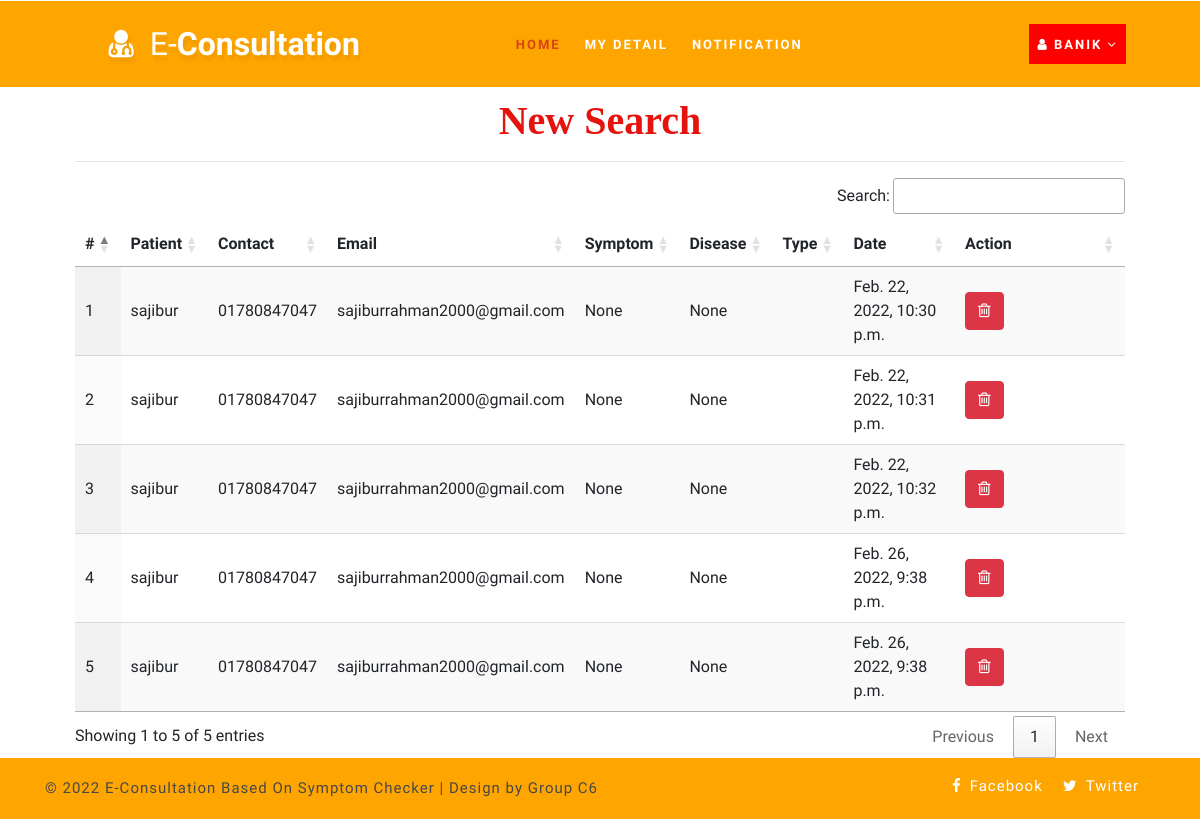
/notification (signed in), run on the app's committed database.
### health/models.py (models this page shows, shortened)
class Searched_Patient(models.Model):
    doctor = models.ForeignKey(Doctor, on_delete=models.CASCADE, null=True)
    user = models.ForeignKey(Patient, on_delete=models.CASCADE, null=True)
    disease = models.CharField(max_length=100, null=True)
    symptom = models.CharField(max_length=1000,null=True)
    type = models.ForeignKey(Type, on_delete=models.CASCADE, null=True)
    date1 = models.DateTimeField(null=True)

class Patient(models.Model):
    user = models.ForeignKey(User, on_delete=models.CASCADE, null=True)
    contact = models.CharField(max_length=100, null=True)
    address = models.CharField(max_length=100, null=True)
    dob = models.DateField(null=True)
    image = models.FileField(null=True)

### health/views.py (the view)
# urls.py: path('notification', View_My_Notification,name="notification"),
def View_My_Notification(request):
    terror = ""
    user = User.objects.get(id=request.user.id)
    error = ""
    try:
        sign = Patient.objects.get(user=user)
        error = "pat"
    except:
        sign = Doctor.objects.get(user=user)
    search = Searched_Patient.objects.filter(doctor=sign)
    d = {'error': error,'pro':search}
    return render(request,'notification.html',d)

### health/templates/notification.html
{% extends 'index.html' %}
{% load static %}
{% block body %}
<div class="container-fluid" style="width:90%;margin-top:8%">
                    <div class="container-fluid">
                        <h1 align="center" style="font-weight:bold;font-family : 'Monotype Corsiva' ; color : #E6120E ;margin-top:4%">New Search</h1>
                         </div><hr>
                                <table id="example" class="display" style="width:100%">
                                  <thead>
                                    <tr>
                                      <th># </th>
                                      <th>Patient</th>
                                      <th>Contact</th>
                                      <th>Email</th>
                                      <th>Symptom</th>
                                      <th>Disease</th>
                                      <th>Type</th>
                                      <th>Date</th>
                                      <th>Action</th>
                                  </tr>
                              </thead>
                              <tbody>
                              {% for i in pro %}
                                <tr>
                                  <td>{{forloop.counter}}</td>
                                  <td>{{i.user.user.first_name}}</td>
                                  <td>{{i.user.contact}}</td>
                                  <td>{{i.user.user.email}}</td>
                                  <td>{{i.symptom}}</td>
                                  <td>{{i.disease}}</td>
                                  <td>{{i.type.name}}</td>
                                  <td>{{i.date1}}</td>
                                  <td style="width:150px">
                                      <a href="{% url 'delete_notification' i.id %}" ><button class="btn btn-danger" onclick="return confirm('Are you sure?')"><i class="fa fa-trash-o"></i></button></a></td>
                              </tr>
                              {% endfor %}
                          </tbody>
                      </table>
                  </div>
{% endblock %}

### health/templates/index.html (shortened to what this page needs)
<!DOCTYPE html>
{% load static %}
<html>
<head>
	<link rel="stylesheet" href="{% static 'css/bootstrap.css' %}">
	<link href="{% static 'css/css_slider.css' %}" type="text/css" rel="stylesheet" media="all">
	<link rel="stylesheet" href="{% static 'css/style.css' %}" type="text/css" media="all" />
	<link href="{% static 'css/font-awesome.min.css' %}" rel="stylesheet">
<link rel='stylesheet' type='text/css' href="https://cdn.datatables.net/1.10.21/css/jquery.dataTables.min.css">
<link rel='stylesheet' type='text/css' href="https://cdn.datatables.net/buttons/1.6.2/css/buttons.dataTables.min.css">
</head>
<body>
<div class="main-top" style="background:Orange">
	<div class="container-fluid">
		<div class="header d-md-flex justify-content-between align-items-center py-3">
			<div id="logo" style="margin-left:8%">
				<h1>
					<a href="{% url 'home' %}">
						<span class="fa fa-user-md mr-2"></span>
						<span class="logo-sp">E-</span>Consultation
					</a>
				</h1>
			</div>
			{% if request.user.is_staff %}
			<div class="nav_w3ls" style="margin-right:4%">
				<nav>
					<label for="drop1" class="toggle">Menu</label>
					<input type="checkbox" id="drop1" />
					<ul class="menu" style="padding:15px;width:100%">
						<li class="mx-lg-4 mx-md-3 my-md-0 my-2"><a href="{% url 'admin_home' %}" class="active">Home</a></li>
						<li>
							<label for="drop-2" class="toggle toogle-2"> <span class="fa fa-angle-down" aria-hidden="true"></span>
							</label>
							<a href="#"> Doctor <span class="fa fa-angle-down" aria-hidden="true"></span></a>
							<ul style="margin-top:2%;width:40%;margin-right:0%">
								<li style="width:100%;"><a href="{% url 'add_doctor' %}" class="drop-text">Add Doctor</a></li>
								<li style="width:100%;"><a href="{% url 'view_doctor' %}" class="drop-text">View Doctor</a></li>
							</ul>
						</li>
						<li class="mx-lg-4 mx-md-3 my-md-0 my-2">
							<label for="drop-2" class="toggle toogle-2"> <span class="fa fa-angle-down" aria-hidden="true"></span>
							</label>
							<a href="#"> Disease <span class="fa fa-angle-down" aria-hidden="true"></span></a>
							<ul style="margin-top:2%;width:40%;margin-right:4%">
								<li style="width:100%;"><a href="{% url 'add_disease' %}" class="drop-text">Add Disease</a></li>
								<li style="width:100%;"><a href="{% url 'view_disease' %}" class="drop-text">View Disease</a></li>
							</ul>
						</li>
						<li><a href="{% url 'view_patient' %}">View Patient</a></li>
						<li class="mx-lg-4 mx-md-3 my-md-0 my-2"><a href="{% url 'view_feedback' %}">View Feedback</a></li>
						<li><a href="{% url 'view_notify' %}"><i class="fa fa-bell"></i> </a></li>
					</ul>
				</nav>
			</div>
			<div class="nav_w3ls" style="margin-right:3%">
				<nav>
					<label for="drop2" class="toggle">Menu</label>
					<input type="checkbox" id="drop2" />
					<ul class="menu">
						<li class="mx-lg-4 mx-md-3 my-md-0 my-2" style="background:red;padding:8px">
							<label for="drop-2" class="toggle toogle-2"> <span class="fa fa-angle-down" aria-hidden="true"></span>
							</label>
							<a href="#"><i class="fa fa-user"></i> {{request.user.username}} <span class="fa fa-angle-down" aria-hidden="true"></span></a>
							<ul style="margin-top:10%;width:80%;margin-right:5%">
								<li style="width:100%;"><a href="{% url 'change_password' %}" class="drop-text">Password</a></li>
								<li style="width:100%;"><a href="{% url 'logout' %}" class="drop-text">Logout</a></li>
							</ul>
						</li>
					</ul>
				</nav>
			</div>
			{% else %}
			{% if request.user.is_authenticated %}
			{% ifequal error "pat" %}
			<div class="nav_w3ls" style="margin-left:5%;font-weight:bold">
				<nav>
					<label for="drop3" class="toggle">Menu</label>
					<input type="checkbox" id="drop3" />
					<ul class="menu" style="padding:15px;width:100%">
						<li><a href="{% url 'patient_home' %}" class="active">Home</a></li>
						<li class="mx-lg-4 mx-md-3 my-md-0 my-2"><a href="{% url 'search_doctor' %}">Search Doctor</a></li>
						<li><a href="{% url 'predict_disease' '0' %}">Symptom checker</a></li>
						<li class="mx-lg-4 mx-md-3 my-md-0 my-2"><a href="{% url 'profile_doctor' %}">My Detail</a></li>
						<li><a href="{% url 'sent_feedback' %}">Feedback</a></li>
					</ul>
				</nav>
			</div>
			<div class="nav_w3ls" style="margin-right:3%">
				<nav>
					<label for="drop4" class="toggle">Menu</label>
					<input type="checkbox" id="drop4" />
					<ul class="menu">
						<li class="mx-lg-4 mx-md-3 my-md-0 my-2" style="background:red;padding:8px">
							<label for="drop-3" class="toggle toogle-3"> <span class="fa fa-angle-down" aria-hidden="true"></span>
							</label>
							<a href="#"><i class="fa fa-sign-in"></i> Hello,{{request.user.username}} <span class="fa fa-angle-down" aria-hidden="true"></span></a>
							<ul style="margin-top:8%;width:80%;margin-right:5%">
								<li style="width:100%;"><a href="{% url 'change_password' %}" class="drop-text"> Password</a></li>
								<li style="width:100%;"><a href="{% url 'logout' %}" class="drop-text"> Logout</a></li>
							</ul>
						</li>
					</ul>
				</nav>
			</div>
			{% else %}
			<div class="nav_w3ls" style="margin-right:4%">
				<nav>
					<ul class="menu" style="padding:15px;width:100%">
						<li><a href="{% url 'doctor_home' %}" class="active">Home</a></li>
						<li class="mx-lg-4 mx-md-3 my-md-0 my-2">
							<a href="{% url 'profile_doctor' %}">My Detail</a></li>
							<li><a href="{% url 'notification' %}">Notification</a></li>
						</ul>
					</nav>
				</div>
				<div class="nav_w3ls" style="margin-right:3%">
					<nav>
						<ul class="menu">
							<li class="mx-lg-4 mx-md-3 my-md-0 my-2" style="background:red;padding:8px">
								<a href="#"><i class="fa fa-user"></i> {{request.user.username}} <span class="fa fa-angle-down" aria-hidden="true"></span></a>
							</li>
						</ul>
					</nav>
				</div>
				{% endifequal %}
					{% endif %}
					{% endif %}
				</div>
			</div>
		</div>
		{% block body %}
		{% endblock %}
	<div class="copy-w3pvt" style="background:orange">
		<div class="container py-3">
			<div style="color:black" class="row">
				<div class="col-lg-7 w3ls_footer_grid1_left text-lg-left text-center">
					<p >&copy; 2022 E-Consultation Based On Symptom Checker | Design by Group C6 </p>
			</div>
			<div class="col-lg-5 w3ls_footer_grid_left1_pos text-lg-right text-center mt-lg-0 mt-2">
				<ul style="color:white">
					<li>
						<a href="#" style="color:white" class="facebook">
							<span class="fa fa-facebook-f mr-2"></span>Facebook</a>
						</li>
						<li class="mx-3">
							<a href="#" style="color:white" class="twitter">
								<span class="fa fa-twitter mr-2"></span>Twitter</a>
							</li>
						</ul>
					</div>
				</div>
			</div>
		</div>
	</body>
	</html>

### health/static/css/style.css (style rules this page uses)
body { padding: 0; margin: 0; background: #FFF; font-family: 'Quicksand', sans-serif; }
body a, body button { transition: 0.5s all; -webkit-transition: 0.5s all; -moz-transition: 0.5s all; -o-transition: 0.5s all; -ms-transition: 0.5s all; text-decoration: none; }
html { scroll-behavior: smooth; }
h1, h2, h3, h4, h5, h6 { margin: 0; padding: 0; font-family: 'Mukta', sans-serif; }
p { margin: 0; padding: 0; font-size: 15px; letter-spacing: 1px; line-height: 1.9; color: #999; font-family: 'Quicksand', sans-serif; }
ul, ol { margin: 0; padding: 0; }
.main-top { position: absolute; z-index: 999; width: 100%; background: rgba(0, 0, 0, 0.4); }
nav { margin: 0; padding: 0; }
#logo a { float: left; display: initial; font-weight: 700; font-size: 32px; color: #fff; text-shadow: 2px 5px 3px rgba(0, 0, 0, 0.06); padding: 0; }
span.logo-sp { font-weight: 100; }
nav:after { content: ""; display: table; clear: both; }
nav ul { float: right; padding: 0; margin: 0; list-style: none; position: relative; }
nav ul li { margin: 0px; display: inline-block; float: left; }
nav a { padding: 0; color: #fff; font-size: 13px; letter-spacing: 2px; font-weight: 700; text-transform: uppercase; display: inline-block; transition: 0.5s all; -webkit-transition: 0.5s all; -moz-transition: 0.5s all; -o-transition: 0.5s all; -ms-transition: 0.5s all; }
.menu li a.active, .menu li a:hover { color: #2196f3; transition: 0.5s all; -webkit-transition: 0.5s all; -moz-transition: 0.5s all; -o-transition: 0.5s all; -ms-transition: 0.5s all; color: #d84315; }
li>a:only-child:after { content: ''; }
.w3ls_footer_grid_left1_pos ul li, ul.list-part li { display: inline-block; }
.w3ls_footer_grid_left1_pos ul li a { color: #000; text-decoration: none; letter-spacing: 1px; font-size: 15px; }
.w3ls_footer_grid1_left p { color: #484848; font-weight: 500; }

### data on the page
Searched_Patient: user.user.first_name "sajibur", user.contact "01780847047", user.user.email "sajiburrahman2000@gmail.com", symptom "None", disease "None", date1 "Feb. 22, 2022, 10:30 p.m."
Searched_Patient: user.user.first_name "sajibur", user.contact "01780847047", user.user.email "sajiburrahman2000@gmail.com", symptom "None", disease "None", date1 "Feb. 22, 2022, 10:31 p.m."
Searched_Patient: user.user.first_name "sajibur", user.contact "01780847047", user.user.email "sajiburrahman2000@gmail.com", symptom "None", disease "None", date1 "Feb. 22, 2022, 10:32 p.m."
Searched_Patient: user.user.first_name "sajibur", user.contact "01780847047", user.user.email "sajiburrahman2000@gmail.com", symptom "None", disease "None", date1 "Feb. 26, 2022, 9:38 p.m."
Searched_Patient: user.user.first_name "sajibur", user.contact "01780847047", user.user.email "sajiburrahman2000@gmail.com", symptom "None", disease "None", date1 "Feb. 26, 2022, 9:38 p.m."

### other printed values
{{ request.user.username }} "BANIK"
